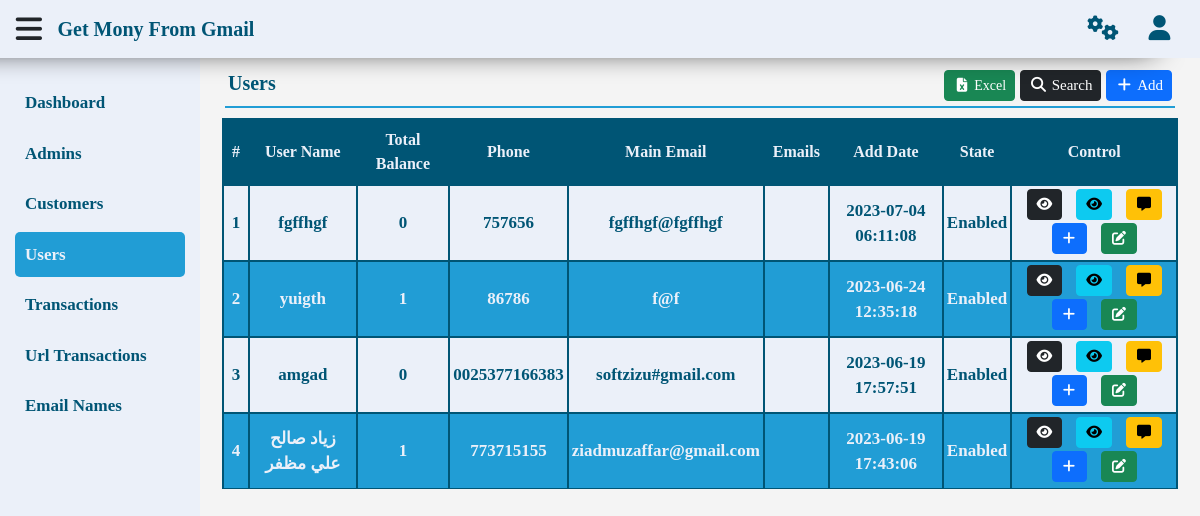
/gmr_test/users.php?Page=View (signed in), run on the app's committed database.
### tables this page shows
CREATE TABLE `users` (
  `id` int(11) NOT NULL,
  `username` text NOT NULL,
  `pass` text NOT NULL,
  `phone` text NOT NULL,
  `main_email` varchar(255) NOT NULL,
  `email` text NOT NULL,
  `us_date` timestamp NOT NULL DEFAULT current_timestamp(),
  `active` int(1) NOT NULL DEFAULT 1,
  `type` int(1) NOT NULL DEFAULT 2
);

### gmr_test/function.php (called while the page is built, shortened)
<?php
function getItem($table, $value, $where, $select) {
    global $con;
    $statment = $con->prepare("SELECT * FROM $table WHERE $where");
    $statment->execute(array($value));
    $fetch = $statment->fetch();
    return $fetch[$select];
}
function getData ($table, $where = '1 = 1', $value = null, $by = 'id', $order = 'DESC', $limit = null) {
    global $con;
    $statment = $con->prepare("SELECT * FROM $table WHERE $where ORDER BY $by $order $limit");
    $statment->execute($value);
    return $statment->fetchAll();
}
function getCount ($table, $where = '1 = 1', $value = null) {
    global $con;
    $statment = $con->prepare("SELECT * FROM $table WHERE $where");
    $statment->execute($value);
    return $statment->rowCount();
}
function printName($number) {
    if ($number == 1) {
        return words('Enabled');
    } else {
        return words('Disabled');
    }
}

### gmr_test/inc/page/users/view.php (the view, shortened to what this page needs)
<div class="content">
    <nav class="navbar navbar-expand-lg">
        <a class="navbar-brand">
            <span><?php echo words($pageTitle) ?></span>
        </a>
        <div class="collapse navbar-collapse" id="navbarSupportedContent">
            <ul class="navbar-nav <?php echo $navbar ?>-auto mb-2 mb-lg-0">
                <li class="nav-item">
                    <form action="excel.php?Page=Users" method="post">
                        <button type="submit" class="btn btn-success btn-sm" name="excel">
                        <i class="fa-sharp fa-solid fa-file-excel fa-fw"></i>
                        <span><?php echo words('Excel') ?></span>
                        </button>
                    </form>
                </li>
                <li class="nav-item">
                    <a class="nav-link btn btn-dark btn-sm" aria-current="page" href="#" id="search">
                        <i class="fa fa-search fa-fw"></i>
                        <span><?php echo words('Search') ?></span>
                    </a>
                </li>
                <li class="nav-item">
                    <a class="nav-link btn btn-primary btn-sm" aria-current="page" href="?Page=Add">
                        <i class="fa fa-plus fa-fw"></i>
                        <span><?php echo words('Add') ?></span>
                    </a>
                </li>
            </ul>
        </div>
    </nav>
    <div class="container">
        <div class="table-responsive">
            <table class="table">
                <thead>
                    <th scope="col"><?php echo words('#') ?></th>
                    <th scope="col"><?php echo words('User Name') ?></th>
                    <th scope="col"><?php echo words('Total Balance') ?></th>
                    <th scope="col"><?php echo words('Phone') ?></th>
                    <th scope="col"><?php echo words('Main Email') ?></th>
                    <th scope="col"><?php echo words('Emails') ?></th>
                    <th scope="col"><?php echo words('Add Date') ?></th>
                    <th scope="col"><?php echo words('State') ?></th>
                    <th scope="col"><?php echo words('Control') ?></th>
                </thead>
                <tbody>
                    <?php
                    $i = 1;
                    $where = '1 = ?';
                    $value = array(1);
                    foreach (getData('users', $where, $value) as $all) {
                    ?>
                    <tr>
                        <td><?php echo $i ?></td>
                        <td><?php echo $all['username'] ?></td>
                        <td>
                            <?php echo getCount('url_transactions','ut_state=1 and username=?',array($all['username']))?>
                        </td>
                        <td><?php echo $all['phone'] ?></td>
                        <td><?php echo $all['main_email'] ?></td>
                        <td><?php echo $all['email'] ?></td>
                        <td><?php echo $all['us_date'] ?></td>
                        <td><?php echo printName($all['active']) ?></td>
                        <td>
                            <a href="urltransactions.php?Page=View&User=<?php echo $all['id'] ?>" class="btn btn-dark btn-sm">
                                <i class="fa fa-eye fa-fw"></i>
                            </a>
                            <a href="transactions.php?Page=View&User=<?php echo $all['id'] ?>" class="btn btn-info btn-sm">
                                <i class="fa fa-eye fa-fw"></i>
                            </a>
                            <a href="emailnames.php?Page=View&User=<?php echo $all['id'] ?>" class="btn btn-warning btn-sm">
                                <i class="fa fa-message fa-fw"></i>
                            </a>
                            <a href="transactions.php?Page=Add&User=<?php echo $all['id'] ?>" class="btn btn-primary btn-sm">
                                <i class="fa fa-add fa-fw"></i>
                            </a>
                            <a href="?Page=Edit&ID=<?php echo $all['id'] ?>" class="btn btn-success btn-sm">
                                <i class="fa fa-edit fa-fw"></i>
                            </a>
                        </td>
                    </tr>
                    <?php $i++; } ?>
                </tbody>
            </table>
        </div>
    </div>
</div>

### gmr_test/lay/css/style.css (style rules this page uses)
:root { --background: #ebf0f9; --primary: white; --secondry: #005575; --third: #219dd5; }
* { box-sizing: border-box; font-family: 'Cairo'; }
body { background-color: #f4f4f4; }
ul { list-style: none; }
a { text-decoration: none; }
P, ul, h1, h2, h3, h4, h5, h6 { margin: 0; padding: 0; }
.content { position: relative; top: 50px; width: calc(100% - 200px); transition: .3s; padding: 10px; }
.navbar { border-bottom: 2px solid var(--third); margin: 0 15px 10px; padding: 3px; }
.navbar .navbar-brand { color: var(--secondry); font-weight: bold; font-size: 20px; margin: 0; }
.navbar ul { margin: 5px 0; }
.navbar ul a,.navbar ul a:hover,.navbar ul a:focus { padding: 3px; color: white; font-size: 15px; }
table thead { background-color: var(--secondry); color: var(--background); }
table tbody tr { color: var(--secondry); font-size: 17px; }
table tbody tr td { padding: 3px !important; font-weight: bold; }
table tbody tr:nth-child(odd) { background-color: var(--background); color: var(--secondry); }
table tbody tr:nth-child(even) { background-color: var(--third); color: var(--background); }
table th, table td { border: 2px solid var(--secondry); vertical-align: middle; text-align: center; }
table td a { display: block; margin: 0 5px 3px; }

### gmr_test/lay/css/en.css (style rules this page uses)
.content { left: 200px; }
.navbar ul li:not(:last-of-type) { margin-right: 5px; }

### data on the page
users: username "fgffhgf", username "0", phone "757656", main_email "fgffhgf@fgffhgf", us_date "2023-07-04 06:11:08", active "Enabled"
users: username "yuigth", username "1", phone "86786", main_email "f@f", us_date "2023-06-24 12:35:18", active "Enabled"
users: username "amgad", username "0", phone "0025377166383", main_email "softzizu#gmail.com", us_date "2023-06-19 17:57:51", active "Enabled"
users: username "زياد صالح علي مظفر", username "1", phone "773715155", main_email "ziadmuzaffar@gmail.com", us_date "2023-06-19 17:43:06", active "Enabled"

### other printed values
words('Dashboard') "Dashboard"
words('Admins') "Admins"
words('Customers') "Customers"
words('Users') "Users"
words('Transactions') "Transactions"
words('Url Transactions') "Url Transactions"
words('Email Names') "Email Names"
words($pageTitle) "Users"
words('Excel') "Excel"
words('Search') "Search"
words('Add') "Add"
words('#') "#"
words('User Name') "User Name"
words('Total Balance') "Total Balance"
words('Phone') "Phone"
